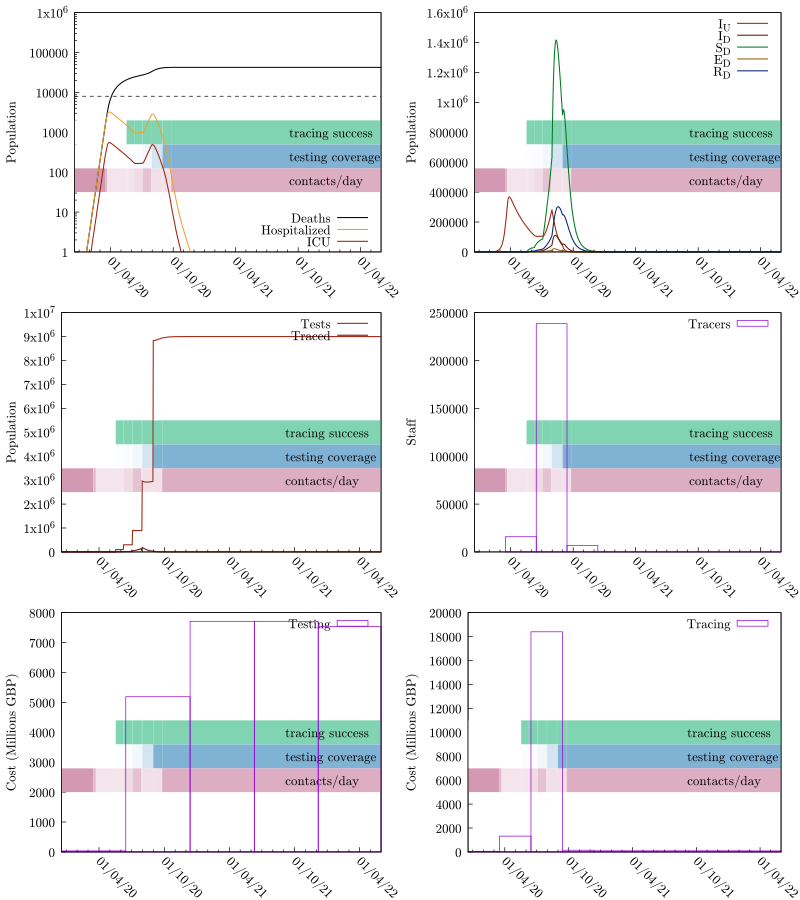

Write the gnuplot code that produced this figure.
set terminal pdfcairo color enhanced dashed font "cmr10,14" size 8,9
seed="ptti-scenario-Untargeted_PTTI_Lockdown_Triggers"
set output sprintf("%s.pdf", seed)
set multiplot layout 3,2
odefile=sprintf("%s-out-0.tsv", seed)
ttfile=sprintf("%s-out-0-testtrace.tsv", seed)
trfile=sprintf("%s-out-0-trcosts.tsv", seed)
tefile=sprintf("%s-out-0-tecosts.tsv", seed)
etimesfile=sprintf("%s-events.gp", seed)

set tics nomirror
set ylabel 'Population'

set yrange [0:]

set style fill transparent solid 0.25 noborder

# Colors
color_SU = '#00aa55'
color_SD = '#007722'

color_EU = '#eba134'
color_ED = '#945e0f'

color_IU = '#9c210e'
color_ID = '#5e160b'

color_RU = '#0055aa'
color_RD = '#002277'

# These are from the economic model inputs
Hospitalized_Pct_Deaths=0.44
ICU_Fatality=0.59
ICU_Pct=0.17
IFR=0.008
Non_ICU_Fatality=0.36

HF = IFR*Hospitalized_Pct_Deaths/(ICU_Pct*ICU_Fatality+(1-ICU_Pct)*Non_ICU_Fatality)
ICUF = HF*ICU_Pct

set key bottom right
set xdata time
set timefmt "%Y-%m-%d %H:%M:%S"
set format x "%d/%m/%y"

load etimesfile

set xtics rotate by -45 3600*24*30*6

set yrange [1:1e6]
set log y

set arrow from graph 0, first 8000 to graph 1, first 8000 nohead lc 0 dt '--'
plot odefile u 1:(($9+$10)*IFR) w l lw 1.5 lc 0 ti "Deaths", "" u 1:(($7+$8)*HF) w l lw 1.5 lc rgb color_EU ti "Hospitalized", "" u 1:(($7+$8)*ICUF) w l lw 1.5 lc rgb color_IU ti "ICU"

unset log y
unset arrow

set autoscale y
set yrange [0:]
set key top right

# set y2tics 0.5
# set y2range [0:4]

plot odefile u 1:7 w l lw 1.5 lc rgb color_IU ti "I_U", odefile u 1:8 w l lw 1.5 lc rgb color_ID ti "I_D", \
     odefile u 1:4 w l lw 1.5 lc rgb color_SD ti "S_D", odefile u 1:6 w l lw 1.5 lc rgb color_ED ti "E_D", \
     odefile u 1:10 w l lw 1.5 lc rgb color_RD ti "R_D"#, odefile u 1:13 w l axis x1y2 lc 0 ti "R"


plot ttfile u 1:3 w l lw 1.5 lc rgb color_IU ti "Tests", ttfile u 1:4 w l lw 1.5 lc rgb color_ID ti "Traced"

unset log y
unset yrange
set autoscale y
set style fill empty

set ylabel "Staff"
plot trfile u 1:5 w boxes ti "Tracers"

set ylabel "Cost (Millions GBP)"
plot tefile u 1:($5/1000000) w boxes ti "Testing"
plot trfile u 1:($6/1000000) w boxes ti "Tracing"

unset multiplot
set output
